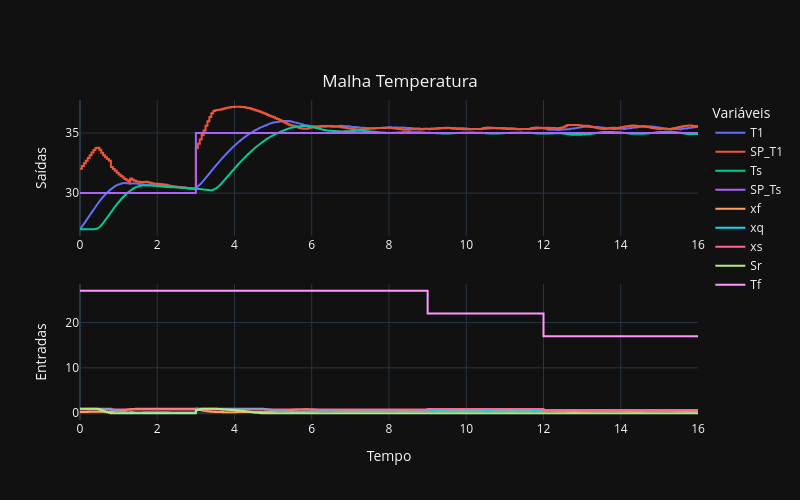
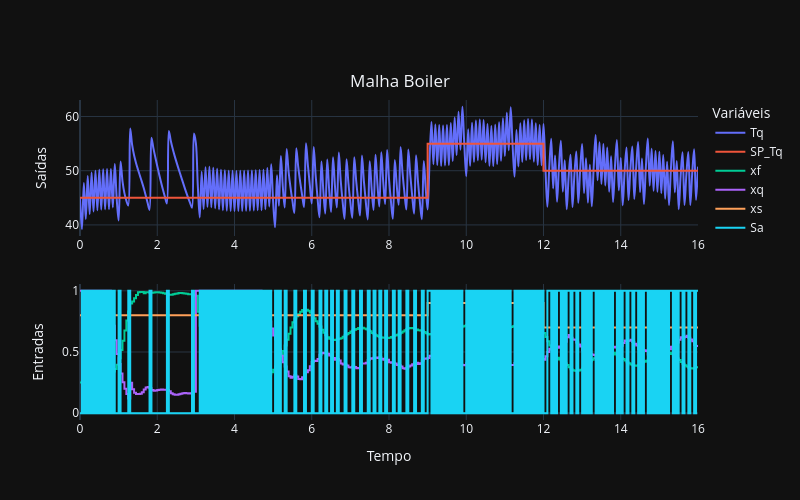

The notebook cell saved with these charts, in order:
### Code cell
# Sa, xf, xq,xs, Tf,Td,Tinf,Fd,Sr
Ta = 27 #temperatura ambiente
UT = np.array([# Time, SPTq, SPh, SP_T1,   xs,    Tf,   Td,  Tinf, Fd, Sr
              [  0  ,    45,  90,    30,  0.8,    Ta,    Ta,    Ta,  0, 0],
              [  3  ,    45,  90,    35,  0.8,    Ta,    Ta,    Ta,  0, 0],
              [  9  ,    55,  90,    35,  0.9,    Ta-5,  Ta,    Ta,  0, 0],
              [  12 ,    50,  90,    35,  0.7,    Ta-10, Ta,    Ta,  0, 0],
              [  16 ,    45,  90,    35,  0.8,    Ta,    Ta,    Ta,  0, 0]
    
])
'''
 # malhas de controle
    #                     0   1    2   3
    #                    Tq,  h ,  T1, Ts
Kp      = np.array([ 1, 0.3,  0.6,    1])
Ti      = np.array([ 1, 0.8,  1.5,  0.8])
Td      = np.array([ 1, 0.0, 0.0,    0.])
b       = np.array([ 1, 1.0, 0.7,   0.6])
c       = np.array([ 0,   0,   0.0,   0])
'''
TT, YY, UU = Simulacao_MF_cascata(ModelagemSistema, np.array([45,90]+50*[Ta]), UT, 0.05)

### Figure 1 — Plotly figure (JSON) as saved in the notebook; plotly's stock layout.template omitted (floating-point values rounded to 4 significant figures; data arrays with more than 128 entries replaced by an {"elided": "..."} marker saying what was removed)
{"data": [{"line": {"shape": "spline"}, "name": "T1", "type": "scatter", "x": {"elided": "321 float values"}, "xaxis": "x", "y": {"elided": "321 float values"}, "yaxis": "y"}, {"line": {"shape": "hv"}, "name": "SP_T1", "type": "scatter", "x": {"elided": "321 float values"}, "xaxis": "x", "y": {"elided": "321 float values"}, "yaxis": "y"}, {"line": {"shape": "spline"}, "name": "Ts", "type": "scatter", "x": {"elided": "321 float values"}, "xaxis": "x", "y": {"elided": "321 float values"}, "yaxis": "y"}, {"line": {"shape": "hv"}, "name": "SP_Ts", "type": "scatter", "x": {"elided": "321 float values"}, "xaxis": "x", "y": {"elided": "321 float values"}, "yaxis": "y"}, {"line": {"shape": "hv"}, "name": "xf", "type": "scatter", "x": {"elided": "321 float values"}, "xaxis": "x2", "y": {"elided": "321 float values"}, "yaxis": "y2"}, {"line": {"shape": "hv"}, "name": "xq", "type": "scatter", "x": {"elided": "321 float values"}, "xaxis": "x2", "y": {"elided": "321 float values"}, "yaxis": "y2"}, {"line": {"shape": "hv"}, "name": "xs", "type": "scatter", "x": {"elided": "321 float values"}, "xaxis": "x2", "y": {"elided": "321 float values"}, "yaxis": "y2"}, {"line": {"shape": "hv"}, "name": "Sr", "type": "scatter", "x": {"elided": "321 float values"}, "xaxis": "x2", "y": {"elided": "321 float values"}, "yaxis": "y2"}, {"line": {"shape": "hv"}, "name": "Tf", "type": "scatter", "x": {"elided": "321 float values"}, "xaxis": "x2", "y": {"elided": "321 float values"}, "yaxis": "y2"}], "layout": {"height": 500, "legend": {"title": {"text": "Variáveis"}}, "title": {"text": "Malha Temperatura", "x": 0.5, "xanchor": "center", "y": 0.85, "yanchor": "top"}, "width": 800, "xaxis": {"anchor": "y", "domain": [0, 1], "matches": "x"}, "xaxis2": {"anchor": "y2", "domain": [0, 1], "matches": "x", "title": {"text": "Tempo"}}, "yaxis": {"anchor": "x", "domain": [0.575, 1], "title": {"text": "Saídas"}}, "yaxis2": {"anchor": "x2", "domain": [0, 0.425], "title": {"text": "Entradas"}}}}

### Figure 2 — Plotly figure (JSON) as saved in the notebook; plotly's stock layout.template omitted (floating-point values rounded to 4 significant figures; data arrays with more than 128 entries replaced by an {"elided": "..."} marker saying what was removed)
{"data": [{"line": {"shape": "spline"}, "name": "Tq", "type": "scatter", "x": {"elided": "321 float values"}, "xaxis": "x", "y": {"elided": "321 float values"}, "yaxis": "y"}, {"line": {"shape": "hv"}, "name": "SP_Tq", "type": "scatter", "x": {"elided": "321 float values"}, "xaxis": "x", "y": {"elided": "321 float values"}, "yaxis": "y"}, {"line": {"shape": "hv"}, "name": "xf", "type": "scatter", "x": {"elided": "321 float values"}, "xaxis": "x2", "y": {"elided": "321 float values"}, "yaxis": "y2"}, {"line": {"shape": "hv"}, "name": "xq", "type": "scatter", "x": {"elided": "321 float values"}, "xaxis": "x2", "y": {"elided": "321 float values"}, "yaxis": "y2"}, {"line": {"shape": "hv"}, "name": "xs", "type": "scatter", "x": {"elided": "321 float values"}, "xaxis": "x2", "y": {"elided": "321 float values"}, "yaxis": "y2"}, {"line": {"shape": "hv"}, "name": "Sa", "type": "scatter", "x": {"elided": "321 float values"}, "xaxis": "x2", "y": {"elided": "321 float values"}, "yaxis": "y2"}], "layout": {"height": 500, "legend": {"title": {"text": "Variáveis"}}, "title": {"text": "Malha Boiler", "x": 0.5, "xanchor": "center", "y": 0.85, "yanchor": "top"}, "width": 800, "xaxis": {"anchor": "y", "domain": [0, 1], "matches": "x"}, "xaxis2": {"anchor": "y2", "domain": [0, 1], "matches": "x", "title": {"text": "Tempo"}}, "yaxis": {"anchor": "x", "domain": [0.575, 1], "title": {"text": "Saídas"}}, "yaxis2": {"anchor": "x2", "domain": [0, 0.425], "title": {"text": "Entradas"}}}}
